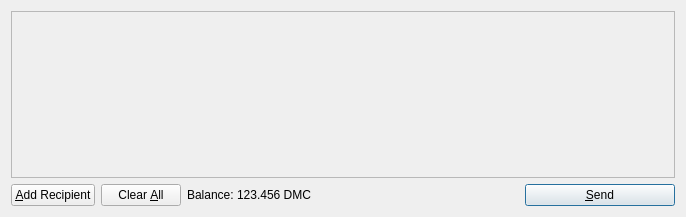
<?xml version="1.0" encoding="UTF-8"?>
<ui version="4.0">
 <class>SendCoinsDialog</class>
 <widget class="QDialog" name="SendCoinsDialog">
  <property name="geometry">
   <rect>
    <x>0</x>
    <y>0</y>
    <width>686</width>
    <height>217</height>
   </rect>
  </property>
  <property name="windowTitle">
   <string>Send Coins</string>
  </property>
  <layout class="QVBoxLayout" name="verticalLayout">
   <item>
    <widget class="QScrollArea" name="scrollArea">
     <property name="widgetResizable">
      <bool>true</bool>
     </property>
     <widget class="QWidget" name="scrollAreaWidgetContents">
      <property name="geometry">
       <rect>
        <x>0</x>
        <y>0</y>
        <width>666</width>
        <height>165</height>
       </rect>
      </property>
      <layout class="QVBoxLayout" name="verticalLayout_2">
       <property name="margin">
        <number>0</number>
       </property>
       <item>
        <layout class="QVBoxLayout" name="entries">
         <property name="spacing">
          <number>6</number>
         </property>
        </layout>
       </item>
       <item>
        <spacer name="verticalSpacer">
         <property name="orientation">
          <enum>Qt::Vertical</enum>
         </property>
         <property name="sizeHint" stdset="0">
          <size>
           <width>20</width>
           <height>40</height>
          </size>
         </property>
        </spacer>
       </item>
      </layout>
     </widget>
    </widget>
   </item>
   <item>
    <layout class="QHBoxLayout" name="horizontalLayout">
     <item>
      <widget class="QPushButton" name="addButton">
       <property name="toolTip">
        <string>Send to multiple recipients at once</string>
       </property>
       <property name="text">
        <string>&amp;Add Recipient</string>
       </property>
       <property name="icon">
        <iconset resource="../bitcoin.qrc">
         <normaloff>:/icons/add</normaloff>:/icons/add</iconset>
       </property>
       <property name="autoDefault">
        <bool>false</bool>
       </property>
      </widget>
     </item>
     <item>
      <widget class="QPushButton" name="clearButton">
       <property name="sizePolicy">
        <sizepolicy hsizetype="Minimum" vsizetype="Fixed">
         <horstretch>0</horstretch>
         <verstretch>0</verstretch>
        </sizepolicy>
       </property>
       <property name="toolTip">
        <string>Remove all transaction fields</string>
       </property>
       <property name="text">
        <string>Clear &amp;All</string>
       </property>
       <property name="icon">
        <iconset resource="../bitcoin.qrc">
         <normaloff>:/icons/remove</normaloff>:/icons/remove</iconset>
       </property>
       <property name="autoRepeatDelay">
        <number>300</number>
       </property>
       <property name="autoDefault">
        <bool>false</bool>
       </property>
      </widget>
     </item>
     <item>
      <layout class="QHBoxLayout" name="horizontalLayout_2">
       <property name="spacing">
        <number>3</number>
       </property>
       <item>
        <widget class="QLabel" name="label">
         <property name="text">
          <string>Balance:</string>
         </property>
        </widget>
       </item>
       <item>
        <widget class="QLabel" name="labelBalance">
         <property name="cursor">
          <cursorShape>IBeamCursor</cursorShape>
         </property>
         <property name="text">
          <string>123.456 DMC</string>
         </property>
         <property name="textInteractionFlags">
          <set>Qt::LinksAccessibleByMouse|Qt::TextSelectableByKeyboard|Qt::TextSelectableByMouse</set>
         </property>
        </widget>
       </item>
      </layout>
     </item>
     <item>
      <spacer name="horizontalSpacer">
       <property name="orientation">
        <enum>Qt::Horizontal</enum>
       </property>
       <property name="sizeHint" stdset="0">
        <size>
         <width>40</width>
         <height>20</height>
        </size>
       </property>
      </spacer>
     </item>
     <item>
      <widget class="QPushButton" name="sendButton">
       <property name="minimumSize">
        <size>
         <width>150</width>
         <height>0</height>
        </size>
       </property>
       <property name="toolTip">
        <string>Confirm the send action</string>
       </property>
       <property name="text">
        <string>&amp;Send</string>
       </property>
       <property name="icon">
        <iconset resource="../bitcoin.qrc">
         <normaloff>:/icons/send</normaloff>:/icons/send</iconset>
       </property>
       <property name="default">
        <bool>true</bool>
       </property>
      </widget>
     </item>
    </layout>
   </item>
  </layout>
 </widget>
 <resources>
  <include location="../bitcoin.qrc"/>
 </resources>
 <connections/>
</ui>
